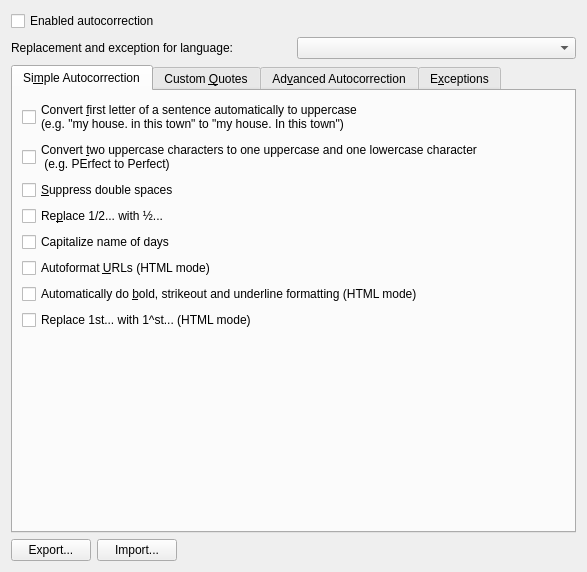
<?xml version="1.0" encoding="UTF-8"?>
<ui version="4.0">
 <class>ComposerAutoCorrectionWidget</class>
 <widget class="QWidget" name="ComposerAutoCorrectionWidget">
  <property name="geometry">
   <rect>
    <x>0</x>
    <y>0</y>
    <width>587</width>
    <height>572</height>
   </rect>
  </property>
  <layout class="QGridLayout" name="gridLayout">
   <item row="0" column="0">
    <widget class="QCheckBox" name="enabledAutocorrection">
     <property name="text">
      <string>Enabled autocorrection</string>
     </property>
    </widget>
   </item>
   <item row="1" column="0">
    <layout class="QHBoxLayout" name="horizontalLayout">
     <item>
      <widget class="QLabel" name="label">
       <property name="text">
        <string>Replacement and exception for language:</string>
       </property>
      </widget>
     </item>
     <item>
      <widget class="MessageComposer::ComposerAutoCorrectionLanguage" name="autocorrectionLanguage"/>
     </item>
    </layout>
   </item>
   <item row="2" column="0">
    <widget class="QTabWidget" name="tabWidget">
     <property name="currentIndex">
      <number>0</number>
     </property>
     <widget class="QWidget" name="tab_1">
      <attribute name="title">
       <string>Si&amp;mple Autocorrection</string>
      </attribute>
      <layout class="QVBoxLayout" name="verticalLayout_3">
       <item>
        <widget class="QCheckBox" name="upperCase">
         <property name="whatsThis">
          <string>Detect when a new sentence is started and always ensure that the first character is an uppercase character</string>
         </property>
         <property name="text">
          <string>Convert &amp;first letter of a sentence automatically to uppercase
(e.g. &quot;my house. in this town&quot; to &quot;my house. In this town&quot;)</string>
         </property>
        </widget>
       </item>
       <item>
        <widget class="QCheckBox" name="upperUpper">
         <property name="toolTip">
          <string/>
         </property>
         <property name="whatsThis">
          <string>All words are checked for the common mistake of holding the shift key down a bit too long. If some words must have two uppercase characters, then those exceptions should be added in the 'Exceptions' tab.</string>
         </property>
         <property name="text">
          <string>Convert &amp;two uppercase characters to one uppercase and one lowercase character
 (e.g. PErfect to Perfect)</string>
         </property>
        </widget>
       </item>
       <item>
        <widget class="QCheckBox" name="ignoreDoubleSpace">
         <property name="whatsThis">
          <string>Make sure that more than one space cannot be typed, as this is a common mistake which is quite hard to find in formatted text.</string>
         </property>
         <property name="text">
          <string>&amp;Suppress double spaces</string>
         </property>
        </widget>
       </item>
       <item>
        <widget class="QCheckBox" name="autoReplaceNumber">
         <property name="whatsThis">
          <string>Most standard fraction notations will be converted when available</string>
         </property>
         <property name="text">
          <string>Re&amp;place 1/2... with ½...</string>
         </property>
        </widget>
       </item>
       <item>
        <widget class="QCheckBox" name="capitalizeDaysName">
         <property name="text">
          <string>Capitalize name of days</string>
         </property>
        </widget>
       </item>
       <item>
        <widget class="QCheckBox" name="autoFormatUrl">
         <property name="whatsThis">
          <string>Detect when a URL (Uniform Resource Locator) is typed and provide formatting that matches the way an Internet browser would show a URL.</string>
         </property>
         <property name="text">
          <string>Autoformat &amp;URLs (HTML mode)</string>
         </property>
        </widget>
       </item>
       <item>
        <widget class="QCheckBox" name="autoChangeFormat">
         <property name="whatsThis">
          <string>When you use _underline_ or *bold*, the text between the underscores or asterisks will be converted to underlined or bold text.</string>
         </property>
         <property name="text">
          <string>Automatically do &amp;bold, strikeout and underline formatting (HTML mode)</string>
         </property>
        </widget>
       </item>
       <item>
        <widget class="QCheckBox" name="autoSuperScript">
         <property name="text">
          <string>Replace 1st... with 1^st... (HTML mode)</string>
         </property>
        </widget>
       </item>
       <item>
        <spacer>
         <property name="orientation">
          <enum>Qt::Vertical</enum>
         </property>
         <property name="sizeHint" stdset="0">
          <size>
           <width>20</width>
           <height>40</height>
          </size>
         </property>
        </spacer>
       </item>
      </layout>
     </widget>
     <widget class="QWidget" name="tab_2">
      <attribute name="title">
       <string>Custom &amp;Quotes</string>
      </attribute>
      <layout class="QGridLayout" name="_3">
       <item row="2" column="0" colspan="2">
        <widget class="QCheckBox" name="typographicSingleQuotes">
         <property name="text">
          <string>Replace &amp;single quotes with typographical quotes</string>
         </property>
        </widget>
       </item>
       <item row="0" column="0" colspan="2">
        <widget class="QCheckBox" name="typographicDoubleQuotes">
         <property name="text">
          <string>Replace &amp;double quotes with typographical quotes</string>
         </property>
        </widget>
       </item>
       <item row="1" column="0">
        <layout class="QHBoxLayout" name="_4">
         <property name="spacing">
          <number>0</number>
         </property>
         <property name="leftMargin">
          <number>20</number>
         </property>
         <item>
          <widget class="QPushButton" name="doubleQuote1">
           <property name="text">
            <string/>
           </property>
          </widget>
         </item>
         <item>
          <widget class="QPushButton" name="doubleQuote2">
           <property name="text">
            <string/>
           </property>
          </widget>
         </item>
        </layout>
       </item>
       <item row="1" column="1">
        <layout class="QHBoxLayout" name="_5">
         <item>
          <widget class="QPushButton" name="doubleDefault">
           <property name="text">
            <string>Default</string>
           </property>
          </widget>
         </item>
         <item>
          <spacer>
           <property name="orientation">
            <enum>Qt::Horizontal</enum>
           </property>
           <property name="sizeHint" stdset="0">
            <size>
             <width>40</width>
             <height>20</height>
            </size>
           </property>
          </spacer>
         </item>
        </layout>
       </item>
       <item row="3" column="0">
        <layout class="QHBoxLayout" name="_6">
         <property name="spacing">
          <number>0</number>
         </property>
         <property name="leftMargin">
          <number>20</number>
         </property>
         <item>
          <widget class="QPushButton" name="singleQuote1">
           <property name="text">
            <string/>
           </property>
          </widget>
         </item>
         <item>
          <widget class="QPushButton" name="singleQuote2">
           <property name="text">
            <string/>
           </property>
          </widget>
         </item>
        </layout>
       </item>
       <item row="3" column="1">
        <layout class="QHBoxLayout" name="_7">
         <item>
          <widget class="QPushButton" name="singleDefault">
           <property name="text">
            <string>Default</string>
           </property>
          </widget>
         </item>
         <item>
          <spacer>
           <property name="orientation">
            <enum>Qt::Horizontal</enum>
           </property>
           <property name="sizeHint" stdset="0">
            <size>
             <width>40</width>
             <height>20</height>
            </size>
           </property>
          </spacer>
         </item>
        </layout>
       </item>
       <item row="5" column="1">
        <spacer>
         <property name="orientation">
          <enum>Qt::Vertical</enum>
         </property>
         <property name="sizeHint" stdset="0">
          <size>
           <width>20</width>
           <height>40</height>
          </size>
         </property>
        </spacer>
       </item>
       <item row="4" column="0" colspan="2">
        <widget class="QCheckBox" name="addNonBreakingSpaceInFrench">
         <property name="text">
          <string>Add non breaking space before specific punctuation marks in french text</string>
         </property>
        </widget>
       </item>
      </layout>
     </widget>
     <widget class="QWidget" name="tab_3">
      <attribute name="title">
       <string>Ad&amp;vanced Autocorrection</string>
      </attribute>
      <layout class="QGridLayout" name="_8">
       <item row="1" column="1" rowspan="2">
        <layout class="QVBoxLayout" name="_11">
         <item>
          <widget class="QPushButton" name="addButton">
           <property name="enabled">
            <bool>false</bool>
           </property>
           <property name="text">
            <string>&amp;Add</string>
           </property>
          </widget>
         </item>
         <item>
          <widget class="QPushButton" name="removeButton">
           <property name="enabled">
            <bool>false</bool>
           </property>
           <property name="text">
            <string>Remove</string>
           </property>
          </widget>
         </item>
         <item>
          <spacer>
           <property name="orientation">
            <enum>Qt::Vertical</enum>
           </property>
           <property name="sizeHint" stdset="0">
            <size>
             <width>20</width>
             <height>40</height>
            </size>
           </property>
          </spacer>
         </item>
        </layout>
       </item>
       <item row="0" column="0">
        <widget class="QCheckBox" name="advancedAutocorrection">
         <property name="text">
          <string>&amp;Enable word replacement</string>
         </property>
        </widget>
       </item>
       <item row="1" column="0">
        <layout class="QHBoxLayout" name="_10">
         <item>
          <widget class="QLabel" name="findLabel">
           <property name="text">
            <string>&amp;Find</string>
           </property>
           <property name="buddy">
            <cstring>find</cstring>
           </property>
          </widget>
         </item>
         <item>
          <widget class="KLineEdit" name="find">
           <property name="trapEnterKeyEvent" stdset="0">
            <bool>true</bool>
           </property>
           <property name="showClearButton" stdset="0">
            <bool>true</bool>
           </property>
          </widget>
         </item>
         <item>
          <widget class="QLabel" name="replaceLabel">
           <property name="text">
            <string>Re&amp;place</string>
           </property>
           <property name="buddy">
            <cstring>replace</cstring>
           </property>
          </widget>
         </item>
         <item>
          <widget class="KLineEdit" name="replace">
           <property name="trapEnterKeyEvent" stdset="0">
            <bool>true</bool>
           </property>
           <property name="showClearButton" stdset="0">
            <bool>true</bool>
           </property>
          </widget>
         </item>
        </layout>
       </item>
       <item row="2" column="0">
        <widget class="MessageComposer::ComposerAutoCorrectionTreeWidget" name="treeWidget">
         <property name="editTriggers">
          <set>QAbstractItemView::NoEditTriggers</set>
         </property>
         <property name="alternatingRowColors">
          <bool>true</bool>
         </property>
         <property name="selectionMode">
          <enum>QAbstractItemView::ExtendedSelection</enum>
         </property>
         <property name="selectionBehavior">
          <enum>QAbstractItemView::SelectRows</enum>
         </property>
         <property name="rootIsDecorated">
          <bool>false</bool>
         </property>
         <column>
          <property name="text">
           <string>Find</string>
          </property>
         </column>
         <column>
          <property name="text">
           <string>Replace</string>
          </property>
         </column>
        </widget>
       </item>
      </layout>
     </widget>
     <widget class="QWidget" name="tab_4">
      <attribute name="title">
       <string>E&amp;xceptions</string>
      </attribute>
      <layout class="QVBoxLayout" name="verticalLayout">
       <item>
        <layout class="QGridLayout" name="gridLayout_3">
         <item row="0" column="0" colspan="2">
          <widget class="QLabel" name="label_4">
           <property name="text">
            <string>Do not treat as the end of a sentence:</string>
           </property>
          </widget>
         </item>
         <item row="1" column="0">
          <widget class="KLineEdit" name="abbreviation">
           <property name="trapEnterKeyEvent" stdset="0">
            <bool>true</bool>
           </property>
           <property name="showClearButton" stdset="0">
            <bool>true</bool>
           </property>
          </widget>
         </item>
         <item row="1" column="1" rowspan="2">
          <layout class="QVBoxLayout" name="_14">
           <item>
            <widget class="QPushButton" name="add1">
             <property name="text">
              <string>&amp;Add</string>
             </property>
            </widget>
           </item>
           <item>
            <widget class="QPushButton" name="remove1">
             <property name="text">
              <string>R&amp;emove</string>
             </property>
            </widget>
           </item>
           <item>
            <spacer>
             <property name="orientation">
              <enum>Qt::Vertical</enum>
             </property>
             <property name="sizeHint" stdset="0">
              <size>
               <width>20</width>
               <height>40</height>
              </size>
             </property>
            </spacer>
           </item>
          </layout>
         </item>
         <item row="2" column="0">
          <widget class="MessageComposer::ComposerAutoCorrectionListWidget" name="abbreviationList">
           <property name="sizePolicy">
            <sizepolicy hsizetype="Expanding" vsizetype="Maximum">
             <horstretch>0</horstretch>
             <verstretch>0</verstretch>
            </sizepolicy>
           </property>
           <property name="selectionMode">
            <enum>QAbstractItemView::ExtendedSelection</enum>
           </property>
           <property name="sortingEnabled">
            <bool>true</bool>
           </property>
          </widget>
         </item>
        </layout>
       </item>
       <item>
        <layout class="QGridLayout" name="gridLayout_2">
         <item row="0" column="0">
          <widget class="QLabel" name="label_5">
           <property name="text">
            <string>Accept two uppercase letters in:</string>
           </property>
          </widget>
         </item>
         <item row="1" column="0">
          <widget class="KLineEdit" name="twoUpperLetter">
           <property name="trapEnterKeyEvent" stdset="0">
            <bool>true</bool>
           </property>
           <property name="showClearButton" stdset="0">
            <bool>true</bool>
           </property>
          </widget>
         </item>
         <item row="1" column="1" rowspan="2">
          <layout class="QVBoxLayout" name="_16">
           <item>
            <widget class="QPushButton" name="add2">
             <property name="text">
              <string>A&amp;dd</string>
             </property>
            </widget>
           </item>
           <item>
            <widget class="QPushButton" name="remove2">
             <property name="text">
              <string>Remove</string>
             </property>
            </widget>
           </item>
           <item>
            <spacer>
             <property name="orientation">
              <enum>Qt::Vertical</enum>
             </property>
             <property name="sizeHint" stdset="0">
              <size>
               <width>20</width>
               <height>40</height>
              </size>
             </property>
            </spacer>
           </item>
          </layout>
         </item>
         <item row="2" column="0">
          <widget class="MessageComposer::ComposerAutoCorrectionListWidget" name="twoUpperLetterList">
           <property name="sizePolicy">
            <sizepolicy hsizetype="Expanding" vsizetype="Maximum">
             <horstretch>0</horstretch>
             <verstretch>0</verstretch>
            </sizepolicy>
           </property>
           <property name="selectionMode">
            <enum>QAbstractItemView::ExtendedSelection</enum>
           </property>
           <property name="sortingEnabled">
            <bool>true</bool>
           </property>
          </widget>
         </item>
        </layout>
       </item>
      </layout>
     </widget>
    </widget>
   </item>
   <item row="3" column="0">
    <layout class="QHBoxLayout" name="horizontalLayout_2">
     <item>
      <widget class="KPushButton" name="exportAutoCorrection">
       <property name="text">
        <string>Export...</string>
       </property>
      </widget>
     </item>
     <item>
      <widget class="KPushButton" name="importAutoCorrection">
       <property name="text">
        <string>Import...</string>
       </property>
      </widget>
     </item>
     <item>
      <spacer name="horizontalSpacer">
       <property name="orientation">
        <enum>Qt::Horizontal</enum>
       </property>
       <property name="sizeHint" stdset="0">
        <size>
         <width>469</width>
         <height>20</height>
        </size>
       </property>
      </spacer>
     </item>
    </layout>
   </item>
  </layout>
 </widget>
 <customwidgets>
  <customwidget>
   <class>KComboBox</class>
   <extends>QComboBox</extends>
   <header>kcombobox.h</header>
  </customwidget>
  <customwidget>
   <class>KLineEdit</class>
   <extends>QLineEdit</extends>
   <header>klineedit.h</header>
  </customwidget>
  <customwidget>
   <class>KPushButton</class>
   <extends>QPushButton</extends>
   <header>kpushbutton.h</header>
  </customwidget>
  <customwidget>
   <class>MessageComposer::ComposerAutoCorrectionListWidget</class>
   <extends>QListWidget</extends>
   <header>autocorrection/composerautocorrectionlistwidget.h</header>
  </customwidget>
  <customwidget>
   <class>MessageComposer::ComposerAutoCorrectionTreeWidget</class>
   <extends>QTreeWidget</extends>
   <header>autocorrection/composerautocorrectiontreewidget.h</header>
  </customwidget>
  <customwidget>
   <class>MessageComposer::ComposerAutoCorrectionLanguage</class>
   <extends>KComboBox</extends>
   <header>autocorrection/composerautocorrectionlanguage.h</header>
  </customwidget>
 </customwidgets>
 <resources/>
 <connections/>
</ui>
